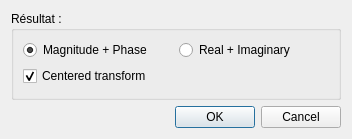
<?xml version="1.0" encoding="UTF-8"?>
<ui version="4.0">
 <class>FFTDialog</class>
 <widget class="QDialog" name="FFTDialog">
  <property name="geometry">
   <rect>
    <x>0</x>
    <y>0</y>
    <width>352</width>
    <height>139</height>
   </rect>
  </property>
  <property name="windowTitle">
   <string>Dialog</string>
  </property>
  <layout class="QVBoxLayout" name="verticalLayout_2">
   <item>
    <widget class="QGroupBox" name="groupBox">
     <property name="title">
      <string>Résultat :</string>
     </property>
     <layout class="QVBoxLayout" name="verticalLayout_3">
      <item>
       <layout class="QHBoxLayout" name="horizontalLayout">
        <item>
         <widget class="QRadioButton" name="magphaseButton">
          <property name="text">
           <string>Magnitude + Phase</string>
          </property>
          <property name="checked">
           <bool>true</bool>
          </property>
         </widget>
        </item>
        <item>
         <widget class="QRadioButton" name="realimButton">
          <property name="text">
           <string>Real + Imaginary</string>
          </property>
         </widget>
        </item>
       </layout>
      </item>
      <item>
       <widget class="QCheckBox" name="centerBox">
        <property name="text">
         <string>Centered transform</string>
        </property>
        <property name="checked">
         <bool>true</bool>
        </property>
       </widget>
      </item>
     </layout>
    </widget>
   </item>
   <item>
    <widget class="QDialogButtonBox" name="buttonBox">
     <property name="orientation">
      <enum>Qt::Horizontal</enum>
     </property>
     <property name="standardButtons">
      <set>QDialogButtonBox::Cancel|QDialogButtonBox::Ok</set>
     </property>
    </widget>
   </item>
  </layout>
 </widget>
 <resources/>
 <connections>
  <connection>
   <sender>buttonBox</sender>
   <signal>accepted()</signal>
   <receiver>FFTDialog</receiver>
   <slot>accept()</slot>
   <hints>
    <hint type="sourcelabel">
     <x>248</x>
     <y>254</y>
    </hint>
    <hint type="destinationlabel">
     <x>157</x>
     <y>274</y>
    </hint>
   </hints>
  </connection>
  <connection>
   <sender>buttonBox</sender>
   <signal>rejected()</signal>
   <receiver>FFTDialog</receiver>
   <slot>reject()</slot>
   <hints>
    <hint type="sourcelabel">
     <x>316</x>
     <y>260</y>
    </hint>
    <hint type="destinationlabel">
     <x>286</x>
     <y>274</y>
    </hint>
   </hints>
  </connection>
 </connections>
</ui>
